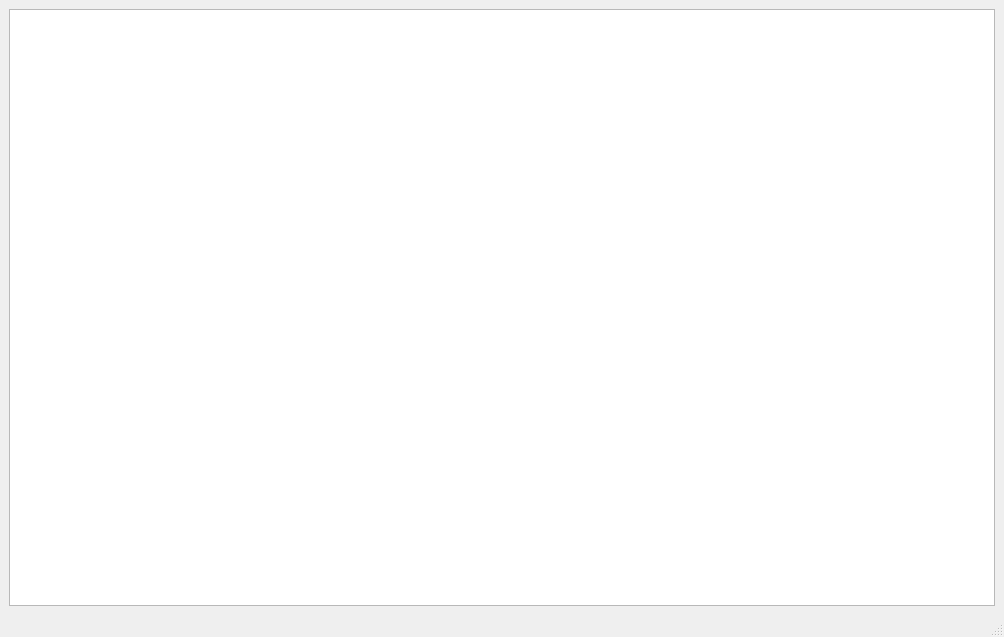
<?xml version="1.0" encoding="UTF-8"?>
<ui version="4.0">
 <class>main_window</class>
 <widget class="QMainWindow" name="main_window">
  <property name="windowModality">
   <enum>Qt::NonModal</enum>
  </property>
  <property name="enabled">
   <bool>true</bool>
  </property>
  <property name="geometry">
   <rect>
    <x>0</x>
    <y>0</y>
    <width>1004</width>
    <height>637</height>
   </rect>
  </property>
  <property name="sizePolicy">
   <sizepolicy hsizetype="Fixed" vsizetype="Fixed">
    <horstretch>0</horstretch>
    <verstretch>0</verstretch>
   </sizepolicy>
  </property>
  <property name="windowTitle">
   <string>Settings</string>
  </property>
  <widget class="QWidget" name="central_widget">
   <property name="sizePolicy">
    <sizepolicy hsizetype="Fixed" vsizetype="Fixed">
     <horstretch>0</horstretch>
     <verstretch>0</verstretch>
    </sizepolicy>
   </property>
   <layout class="QHBoxLayout" name="horizontalLayout" stretch="0">
    <item>
     <widget class="Plot" name="plot"/>
    </item>
   </layout>
  </widget>
  <widget class="QStatusBar" name="statusbar"/>
 </widget>
 <customwidgets>
  <customwidget>
   <class>Plot</class>
   <extends>QGraphicsView</extends>
   <header>percolation.gui.plot.plot</header>
  </customwidget>
 </customwidgets>
 <resources/>
 <connections/>
</ui>
